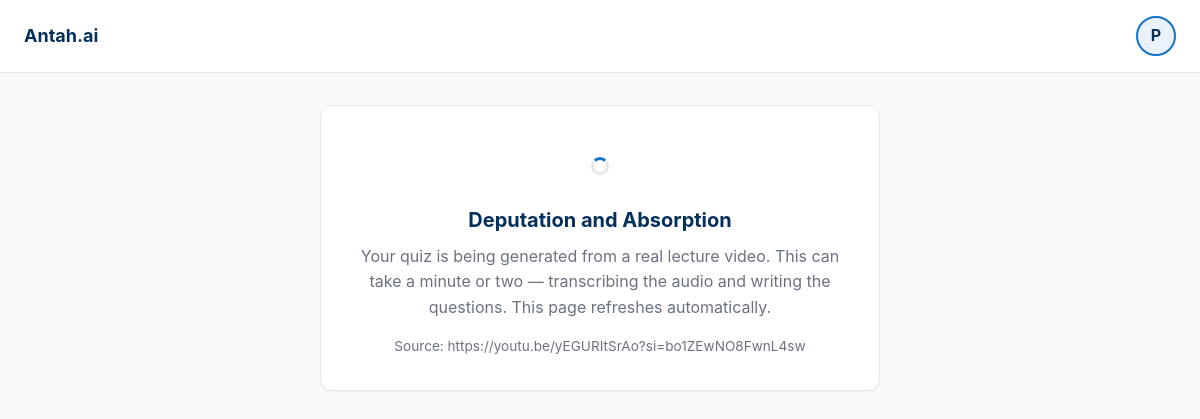
The app's page /quiz/3 (signed in) with its own data.
### tables this page shows
CREATE TABLE quiz_attempts (
                id INTEGER PRIMARY KEY AUTOINCREMENT,
                user_id INTEGER NOT NULL REFERENCES users(id),
                submission_id INTEGER NOT NULL REFERENCES submissions(id),
                course_id TEXT NOT NULL,
                course_title TEXT NOT NULL,
                source_link TEXT,
                status TEXT NOT NULL DEFAULT 'generating',
                error TEXT,
                quiz TEXT,
                answers TEXT,
                score INTEGER,
                total INTEGER,
                accuracy REAL,
                created_at TEXT NOT NULL,
                finished_at TEXT
            );

### app.py (the view, shortened to what this page needs)
@app.route("/quiz/<int:attempt_id>", methods=["GET", "POST"])
@login_required
def quiz_attempt(attempt_id: int):
    attempt = _owned_attempt(attempt_id)
    if attempt["status"] == "graded":
        return redirect(url_for("quiz_results", attempt_id=attempt_id))
    if attempt["status"] != "ready":
        return render_template("quiz_status.html", attempt=attempt)

### app.py (called while the page is built)
@app.context_processor
def inject_user() -> dict:
    return {"current_user": session.get("username", "")}

def login_required(view):
    @wraps(view)
    def wrapped(*args, **kwargs):
        if "user_id" not in session:
            return redirect(url_for("login"))
        return view(*args, **kwargs)
    return wrapped

def _require_user() -> int:
    return int(session.get("user_id", 0))

def _owned_attempt(attempt_id: int) -> dict:
    attempt = db.get_attempt(attempt_id)
    if not attempt or attempt["user_id"] != _require_user():
        abort(404)
    return attempt

### db.py (called while the page is built)
def connect() -> sqlite3.Connection:
    conn = sqlite3.connect(DB_PATH)
    conn.row_factory = sqlite3.Row
    conn.execute("PRAGMA foreign_keys = ON")
    return conn

def get_attempt(attempt_id: int) -> dict | None:
    with closing(connect()) as conn:
        row = conn.execute(
            "SELECT * FROM quiz_attempts WHERE id = ?", (attempt_id,)
        ).fetchone()
    return dict(row) if row else None

### templates/quiz_status.html (shortened to what this page needs)
{% extends 'base.html' %}
{% block content %}
<div class="card center mt-4" style="max-width:560px; margin-left:auto; margin-right:auto;">
  <div class="mt-2">
    <span class="spinner"></span>
  </div>
  <h2 class="mt-3" style="font-size:1.25rem; color:var(--brand-deep);">{{ attempt.course_title }}</h2>
  <p class="subtle mt-1" id="statusText">
    Your quiz is being generated from a real lecture video. This can take a minute or two —
    transcribing the audio and writing the questions. This page refreshes automatically.
  </p>
  <p class="mt-2" style="font-size:.85rem; color:var(--ink-dim);">
    Source: <span id="sourceLink" style="word-break:break-all;">{{ attempt.source_link or '' }}</span>
  </p>
</div>
{% endblock %}

### static/css/style.css (style rules this page uses)
:root { --ground: #F8FAFC; --ink: #1F2937; --ink-dim: #6B7280; --border: #E5E7EB; --card: #FFFFFF; --brand: #1573C9; --brand-deep: #06305C; --accent: #E85F1C; --accent-hover: #F2751F; --success: #15803D; --warning: #D97706; --danger: #C0392B; --red-50: #FDECEC; --blue-50: #EAF3FC; --radius: 12px; }
* { margin: 0; padding: 0; box-sizing: border-box; }
body { background: var(--ground); color: var(--ink); font: 400 16px/1.6 -apple-system, BlinkMacSystemFont, "Segoe UI", Roboto, sans-serif; -webkit-font-smoothing: antialiased; min-height: 100vh; }
.card { background: var(--card); border: 1px solid var(--border); border-radius: var(--radius); padding: 2rem; box-shadow: 0 1px 2px rgba(16,24,40,.05); }
.subtle { color: var(--ink-dim); }
.center { text-align: center; }
.mt-1 { margin-top: .5rem; }
.mt-2 { margin-top: 1rem; }
.mt-3 { margin-top: 1.5rem; }
.mt-4 { margin-top: 2rem; }
.spinner { display: inline-block; width: 18px; height: 18px; border: 3px solid var(--border); border-top-color: var(--brand); border-radius: 50%; animation: spin .7s linear infinite; vertical-align: -3px; }

### records on screen
quiz_attempts: course_title "Deputation and Absorption", source_link "https://youtu.be/yEGURItSrAo?si=bo1ZEwNO8FwnL4sw"

### other values on screen
{{ current_user[0]|upper }} "P"
